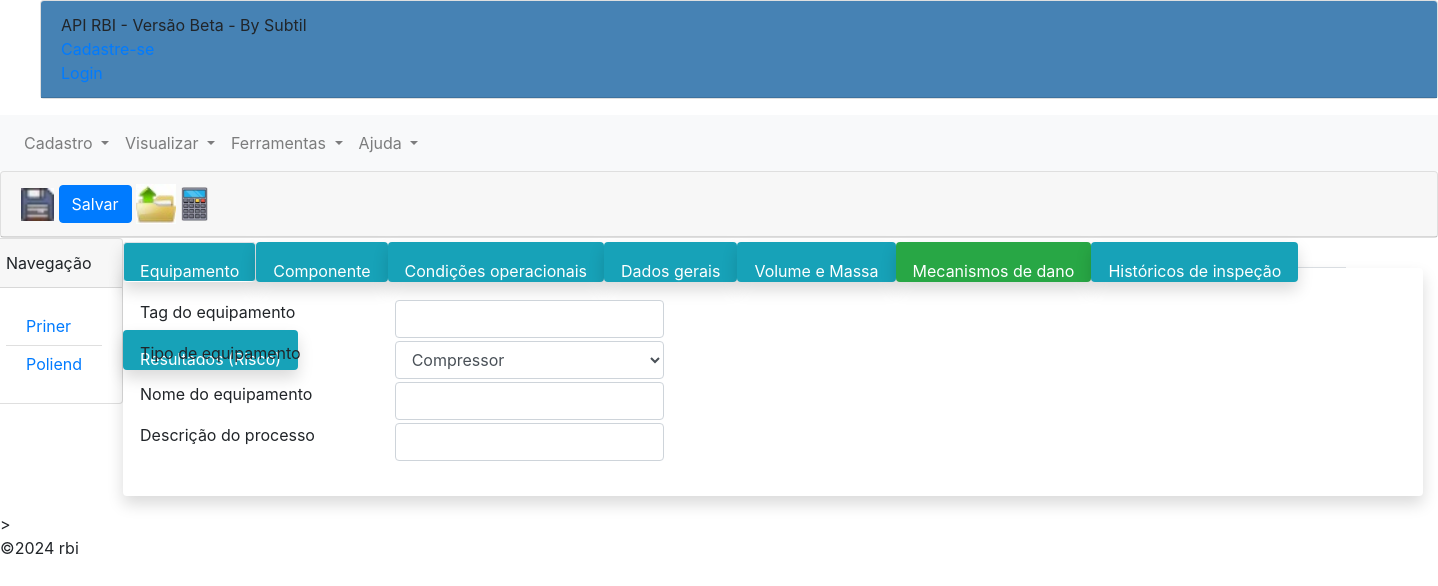
Before: /index/ with the older database file.
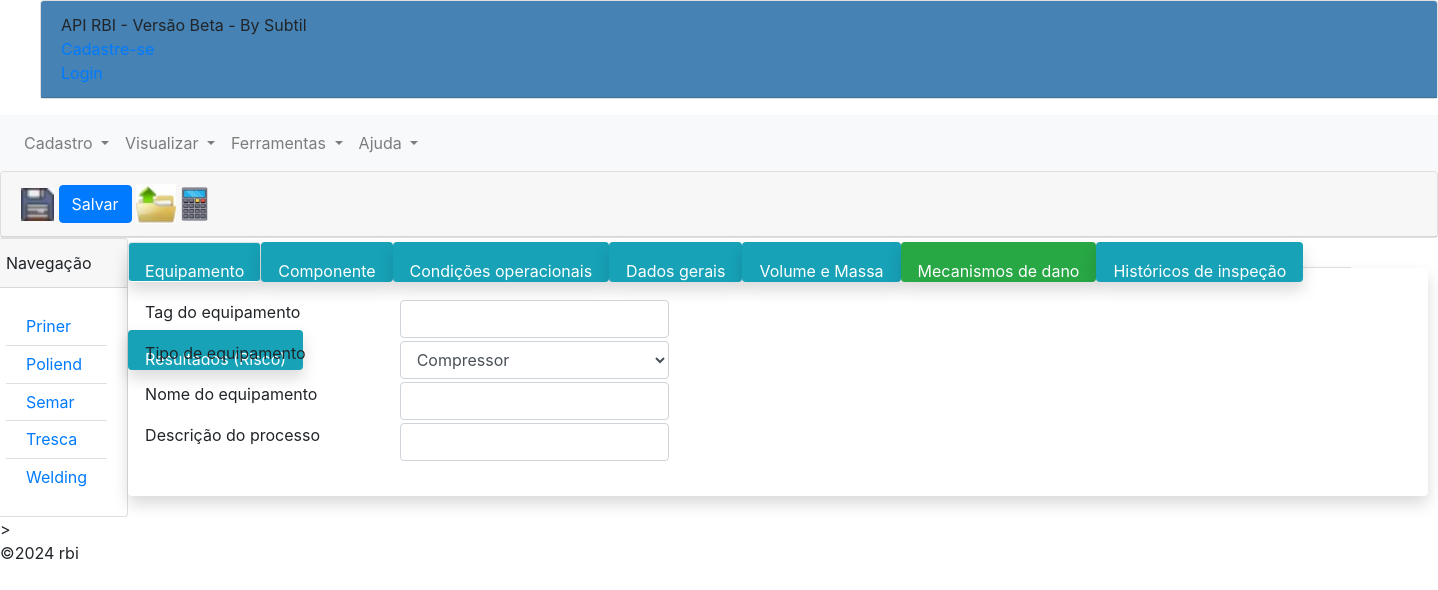
After: the same page with the newer database file.
### rbi/models.py (models this page shows, shortened)
class Empresa(models.Model):
    nome = models.CharField(max_length=50, blank=True, null=True)
    slug = models.SlugField(blank=True, null=True)

### rbi/views.py (the view)
# urls.py: path('index/', Index_view.as_view(), name='index'),
class Index_view(View):
   def get(self, request):
      empresas = Empresa.objects.all()
      context = {"rbi": empresas}
      return render(request, "index.html", context=context)

### rbi/templates/index.html (shortened to what this page needs)
{% extends "base.html" %}
{% load static %}
{% block rbi %}
  <head>
    <link rel="stylesheet" href="https://stackpath.bootstrapcdn.com/bootstrap/4.1.3/css/bootstrap.min.css">
    <link href="index.css" rel="stylesheet" type="text/css">
  </head>
  <body>
    <nav class="navbar navbar-expand-lg navbar-light bg-light">
        <div class="collapse navbar-collapse" id="conteudoNavbarSuportado">
          <ul class="navbar-nav mr-auto">
            <li class="nav-item dropdown">
                <a class="nav-link dropdown-toggle"  href="#" id="navbarDropdown" role="button" data-toggle="dropdown" aria-haspopup="true" aria-expanded="false">
                  Cadastro
                </a>
            </li>
              <li class="nav-item dropdown">
                <a class="nav-link dropdown-toggle" href="#" id="navbarDropdown" role="button" data-toggle="dropdown" aria-haspopup="true" aria-expanded="false">
                  Visualizar
                </a>
              </li>
              <li class="nav-item dropdown">
                    <a class="nav-link dropdown-toggle" href="#" id="navbarDropdown" role="button" data-toggle="dropdown" aria-haspopup="true" aria-expanded="false">
                  Ferramentas
                    </a>
                </li>
            <li class="nav-item dropdown">
                <a class="nav-link dropdown-toggle" href="#" id="navbarDropdown" role="button" data-toggle="dropdown" aria-haspopup="true" aria-expanded="false">
                  Ajuda
                </a>
              </li>
          </ul>
        </div>
    </nav>
    <div class="card">
        <div class="card-header">
                <a href="#"><img src="{% static '/imagens/salvar-arquivo.jpg' %}" width="33px"/> </button>
                <input type="submit" value="Salvar" class="btn btn-primary">
                <a href="#"><img src="{% static '/imagens/abrir_pasta.jpg' %}" width="40px">
                <a href="#"><img src="{% static '/imagens/Calculadora.jpg' %}" width="27px"></a>
         </div>
    </div>
    <div class="container-md  style=" >
        <div class="row g-0 p-0"  >
            <div class="col-1.1 p-0">
                <div class="card">
                        <div class="card-header">Navegação</div>
                        <div class="card-body">
                            <ul class="list-group list-group-flush">
                                {% for empresa in rbi %}
                                    <li class="list-group-item" style="line-height: 0.8">
                                        <a
                                            class="list-group list-group-flush"
                                            data-toggle="collapse"
                                            href="#collapse-{{empresa.id}}"
                                            role="button"
                                            aria-expanded="false"
                                            aria-controls="collapse-{{empresa.id}}"
                                            >{{ empresa.nome }}
                                        </a>
                                    </li>
                                {% endfor %}
                            </ul>
                        </div>
                </div>
            </div>
            <div class="col-10 p-0">
                    <nav>
                        <div class="nav nav-tabs pt-1" id="nav-tab" role="tablist" style="height: 30px">
                            <a class="nav-item nav-link active  shadow p-3 mb-5 bg-info text-white rounded" style="height: 40px"; id="nav-a0-tab" data-toggle="tab" href="#nav-a0" role="tab" aria-controls="nav-a0" aria-selected="true">Equipamento</a>
                            <a class="nav-item nav-link shadow p-3 mb-5 bg-info text-white rounded" style="height: 40px"; id="nav-a-tab" data-toggle="tab" href="#nav-a" role="tab" aria-controls="nav-a" aria-selected="false">Componente</a>
                            <a class="nav-item nav-link shadow p-3 mb-5 bg-info text-white rounded" style="height: 40px"; id="nav-b-tab" data-toggle="tab" href="#nav-b" role="tab" aria-controls="nav-b" aria-selected="false">Condições operacionais</a>
                            <a class="nav-item nav-link shadow p-3 mb-5 bg-info text-white rounded" style="height: 40px"; id="nav-c-tab" data-toggle="tab" href="#nav-c" role="tab" aria-controls="nav-c" aria-selected="false">Dados gerais</a>
                            <a class="nav-item nav-link shadow p-3 mb-5 bg-info text-white rounded" style="height: 40px"; id="nav-d-tab" data-toggle="tab" href="#nav-d" role="tab" aria-controls="nav-d" aria-selected="false">Volume e Massa</a>
                            <a class="nav-item nav-link shadow p-3 mb-5 bg-success text-white rounded" style="height: 40px"; id="nav-e-tab" data-toggle="tab" href="#nav-e" role="tab" aria-controls="nav-e" aria-selected="false">Mecanismos de dano</a>
                            <a class="nav-item nav-link shadow p-3 mb-5 bg-info text-white rounded" style="height: 40px"; id="nav-f-tab" data-toggle="tab" href="#nav-f" role="tab" aria-controls="nav-f" aria-selected="false">Históricos de inspeção</a>
                            <a class="nav-item nav-link shadow p-3 mb-5 bg-info text-white rounded" style="height: 40px"; id="nav-g-tab" data-toggle="tab" href="#nav-g" role="tab" aria-controls="nav-g" aria-selected="false">Resultados (Risco)</a>
                        </div>
                    </nav>
                    <div class="tab-content p-1 shadow p-3 mb-3 bg-white rounded" style="width: 1300px "; style="height: 600px"; id="nav-tabContent">
                        <div class="tab-pane fade show active pt-0" id="nav-a0" role="tabpanel" aria-labelledby="nav-a0tab">
                            <div class="container-md">
                                <div class="row g-0 p-0">
                                    <div class="col-6 p-3">
                                        <div class="form-group row pt-0" style="height: 25px";>
                                            <label for="tagequip" class="col-sm-5 col-form-label pt-0"  >Tag do equipamento</label>
                                            <div class="col-sm-5 p-0" >
                                                <input type="text" class="form-control col-form-label"  id="tagequip" placeholder="">
                                            </div>
                                        </div>
                                        <div class="form-group row pt-0" style="height: 25px";>
                                            <label for="tipoequip" class="col-sm-5 col-form-label pt-0">Tipo de equipamento</label>
                                            <div class="col-sm-5 col-form-label p-0" >
                                                <select id="tipoequip" class="form-control form-control-2g" >
                                                    <option>Compressor</option>
                                                </select>
                                            </div>
                                        </div>
                                        <div class="form-group row pt-0" style="height: 25px";>
                                            <label for="nomeequip" class="col-sm-5 col-form-label pt-0">Nome do equipamento</label>
                                            <div class="col-sm-5 col-form-label p-0" >
                                                <input type="text" class="form-control col-form-label" id="nomeequip" placeholder="">
                                            </div>
                                        </div>
                                        <div class="form-group row pt-0" style="height: 25px";>
                                            <label for="descproc" class="col-sm-5 col-form-label pt-0">Descrição do processo</label>
                                            <div class="col-sm-5 col-form-label p-0" >
                                                <input type="text" class="form-control col-form-label" id="descproc" maxlength="100" placeholder="">
                                            </div>
                                        </div>
                                    </div>
                                </div>
                            </div>
                        </div>
                    </div>
                </div>
            </div>
        </div>
    <script src="https://code.jquery.com/jquery-3.3.1.slim.min.js"></script>>
</body>
{% endblock %}

### app/templates/base.html (shortened to what this page needs)
<!DOCTYPE html>
<html lang="pt-br">
    <head>
    </head>
    <body>
        <header>
            <nav>
                <ul>
                    <div class="card">
                        <div class="card-header" style="background-color: steelblue";>
                            API RBI - Versão Beta - By Subtil
                            {% if not user.is_authenticated %}
                                <li><a href="{% url 'register' %}" > Cadastre-se </a></li>
                                <li><a href="{% url 'login' %}">Login</a></li>
                            {% endif %}
                        </div>
                    </div>
                </ul>
            </nav>
        </header>
        <main>
            {% block rbi %}
            {% endblock %}
        </main>
        <fotter>
            <p>&copy;2024 rbi </p>
        </fotter>
    </body>
</html>

### rbi/templates/index.css (style rules this page uses)
ul, #myUL { list-style-type: none; }
.active { display: block; }

Changed rows visible on the page:
added Empresa: nome "Semar"
added Empresa: nome "Tresca"
added Empresa: nome "Welding"
